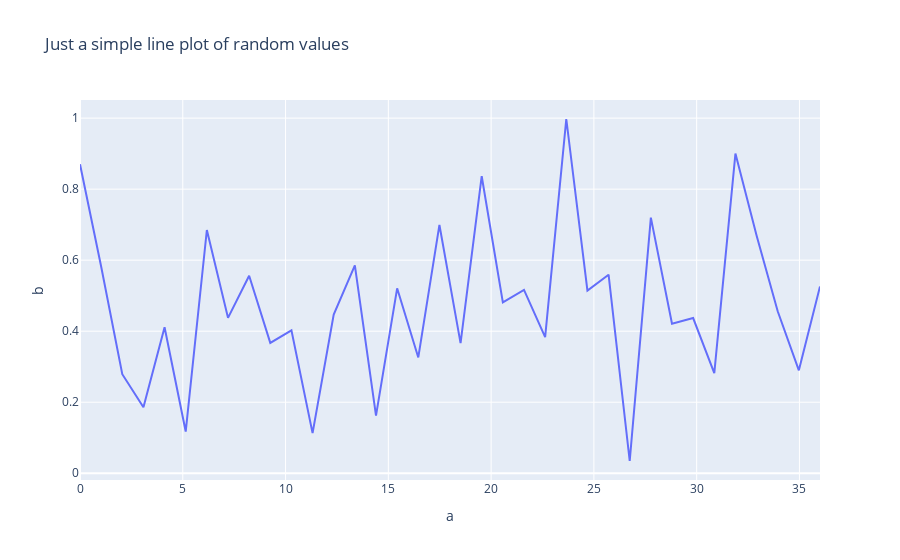

Notebook code for this chart:
### Markdown cell above
### Creating Line Chart

### Code cell
a = np.linspace(start=0, stop=36, num=36)
np.random.seed(25)
b = np.random.uniform(low=0.0, high=1.0, size=36)

df = pd.DataFrame(
    zip(a,b),
    columns = ['a', 'b']
)

fig = px.line(df, x="a", y="b", title='Just a simple line plot of random values')
fig.show()

### Figure 1 — Plotly figure (JSON) as saved in the notebook; plotly's stock layout.template omitted (floating-point values rounded to 4 significant figures)
{"data": [{"hovertemplate": "a=%{x}<br>b=%{y}<extra></extra>", "legendgroup": "", "line": {"color": "#636efa", "dash": "solid"}, "mode": "lines", "name": "", "orientation": "v", "showlegend": false, "type": "scatter", "x": [0, 1.029, 2.057, 3.086, 4.114, 5.143, 6.171, 7.2, 8.229, 9.257, 10.29, 11.31, 12.34, 13.37, 14.4, 15.43, 16.46, 17.49, 18.51, 19.54, 20.57, 21.6, 22.63, 23.66, 24.69, 25.71, 26.74, 27.77, 28.8, 29.83, 30.86, 31.89, 32.91, 33.94, 34.97, 36], "xaxis": "x", "y": [0.8701, 0.5823, 0.2788, 0.1859, 0.4111, 0.1174, 0.685, 0.4376, 0.5562, 0.3671, 0.4024, 0.113, 0.447, 0.5854, 0.162, 0.5207, 0.3261, 0.6992, 0.3664, 0.8364, 0.4813, 0.5165, 0.383, 0.9975, 0.5142, 0.5591, 0.03445, 0.7199, 0.421, 0.4369, 0.2817, 0.9003, 0.6696, 0.4561, 0.2898, 0.5258], "yaxis": "y"}], "layout": {"legend": {"tracegroupgap": 0}, "title": {"text": "Just a simple line plot of random values"}, "xaxis": {"anchor": "y", "domain": [0, 1], "title": {"text": "a"}}, "yaxis": {"anchor": "x", "domain": [0, 1], "title": {"text": "b"}}}}
